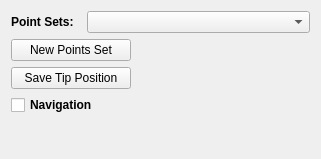
<?xml version="1.0" encoding="UTF-8"?>
<ui version="4.0">
 <class>PointerObjectSettingsDialog</class>
 <widget class="QWidget" name="PointerObjectSettingsDialog">
  <property name="geometry">
   <rect>
    <x>0</x>
    <y>0</y>
    <width>321</width>
    <height>159</height>
   </rect>
  </property>
  <property name="sizePolicy">
   <sizepolicy hsizetype="Expanding" vsizetype="Expanding">
    <horstretch>0</horstretch>
    <verstretch>0</verstretch>
   </sizepolicy>
  </property>
  <property name="minimumSize">
   <size>
    <width>0</width>
    <height>0</height>
   </size>
  </property>
  <property name="windowTitle">
   <string>PointerObjectSettingsDialog</string>
  </property>
  <layout class="QVBoxLayout" name="verticalLayout_2">
   <item>
    <layout class="QVBoxLayout" name="verticalLayout">
     <item>
      <layout class="QHBoxLayout" name="horizontalLayout_4">
       <item>
        <widget class="QLabel" name="label">
         <property name="maximumSize">
          <size>
           <width>70</width>
           <height>16777215</height>
          </size>
         </property>
         <property name="font">
          <font>
           <weight>75</weight>
           <bold>true</bold>
          </font>
         </property>
         <property name="text">
          <string>Point Sets:</string>
         </property>
        </widget>
       </item>
       <item>
        <widget class="QComboBox" name="pointSetsComboBox">
         <property name="minimumSize">
          <size>
           <width>150</width>
           <height>0</height>
          </size>
         </property>
        </widget>
       </item>
      </layout>
     </item>
     <item>
      <layout class="QHBoxLayout" name="horizontalLayout_3">
       <item>
        <widget class="QPushButton" name="newPointsObjectPushButton">
         <property name="minimumSize">
          <size>
           <width>120</width>
           <height>0</height>
          </size>
         </property>
         <property name="text">
          <string>New Points Set</string>
         </property>
        </widget>
       </item>
       <item>
        <spacer name="horizontalSpacer_6">
         <property name="orientation">
          <enum>Qt::Horizontal</enum>
         </property>
         <property name="sizeHint" stdset="0">
          <size>
           <width>40</width>
           <height>20</height>
          </size>
         </property>
        </spacer>
       </item>
      </layout>
     </item>
     <item>
      <layout class="QHBoxLayout" name="horizontalLayout">
       <item>
        <widget class="QPushButton" name="savePositionPushButton">
         <property name="minimumSize">
          <size>
           <width>120</width>
           <height>0</height>
          </size>
         </property>
         <property name="text">
          <string>Save Tip Position</string>
         </property>
        </widget>
       </item>
       <item>
        <spacer name="horizontalSpacer_2">
         <property name="orientation">
          <enum>Qt::Horizontal</enum>
         </property>
         <property name="sizeHint" stdset="0">
          <size>
           <width>40</width>
           <height>20</height>
          </size>
         </property>
        </spacer>
       </item>
      </layout>
     </item>
     <item>
      <layout class="QHBoxLayout" name="horizontalLayout_2">
       <item>
        <widget class="QCheckBox" name="navigationCheckBox">
         <property name="minimumSize">
          <size>
           <width>120</width>
           <height>0</height>
          </size>
         </property>
         <property name="font">
          <font>
           <weight>75</weight>
           <bold>true</bold>
          </font>
         </property>
         <property name="text">
          <string>Navigation</string>
         </property>
        </widget>
       </item>
       <item>
        <spacer name="horizontalSpacer_4">
         <property name="orientation">
          <enum>Qt::Horizontal</enum>
         </property>
         <property name="sizeHint" stdset="0">
          <size>
           <width>40</width>
           <height>20</height>
          </size>
         </property>
        </spacer>
       </item>
      </layout>
     </item>
     <item>
      <spacer name="verticalSpacer">
       <property name="orientation">
        <enum>Qt::Vertical</enum>
       </property>
       <property name="sizeHint" stdset="0">
        <size>
         <width>290</width>
         <height>13</height>
        </size>
       </property>
      </spacer>
     </item>
    </layout>
   </item>
  </layout>
 </widget>
 <layoutdefault spacing="6" margin="11"/>
 <resources/>
 <connections>
  <connection>
   <sender>savePositionPushButton</sender>
   <signal>clicked()</signal>
   <receiver>PointerObjectSettingsDialog</receiver>
   <slot>SaveTipPosition()</slot>
   <hints>
    <hint type="sourcelabel">
     <x>271</x>
     <y>19</y>
    </hint>
    <hint type="destinationlabel">
     <x>171</x>
     <y>93</y>
    </hint>
   </hints>
  </connection>
  <connection>
   <sender>navigationCheckBox</sender>
   <signal>toggled(bool)</signal>
   <receiver>PointerObjectSettingsDialog</receiver>
   <slot>EnableNavigation(bool)</slot>
   <hints>
    <hint type="sourcelabel">
     <x>156</x>
     <y>58</y>
    </hint>
    <hint type="destinationlabel">
     <x>156</x>
     <y>62</y>
    </hint>
   </hints>
  </connection>
  <connection>
   <sender>newPointsObjectPushButton</sender>
   <signal>clicked()</signal>
   <receiver>PointerObjectSettingsDialog</receiver>
   <slot>NewPointsObject()</slot>
   <hints>
    <hint type="sourcelabel">
     <x>156</x>
     <y>24</y>
    </hint>
    <hint type="destinationlabel">
     <x>156</x>
     <y>62</y>
    </hint>
   </hints>
  </connection>
  <connection>
   <sender>pointSetsComboBox</sender>
   <signal>activated(int)</signal>
   <receiver>PointerObjectSettingsDialog</receiver>
   <slot>PointSetsComboBoxActivated(int)</slot>
   <hints>
    <hint type="sourcelabel">
     <x>197</x>
     <y>24</y>
    </hint>
    <hint type="destinationlabel">
     <x>160</x>
     <y>79</y>
    </hint>
   </hints>
  </connection>
 </connections>
 <slots>
  <slot>SaveTipPosition()</slot>
  <slot>EnableNavigation(bool)</slot>
  <slot>NewPointsObject()</slot>
  <slot>PointSetsComboBoxActivated(int)</slot>
 </slots>
</ui>
